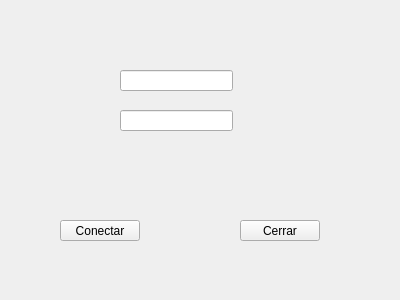
<?xml version="1.0" encoding="UTF-8"?>
<ui version="4.0">
 <class>Client</class>
 <widget class="QWidget" name="Client">
  <property name="geometry">
   <rect>
    <x>0</x>
    <y>0</y>
    <width>400</width>
    <height>300</height>
   </rect>
  </property>
  <property name="windowTitle">
   <string>Client</string>
  </property>
  <widget class="QLineEdit" name="lEdt_ip">
   <property name="geometry">
    <rect>
     <x>120</x>
     <y>70</y>
     <width>113</width>
     <height>21</height>
    </rect>
   </property>
  </widget>
  <widget class="QLineEdit" name="lEdt_port">
   <property name="geometry">
    <rect>
     <x>120</x>
     <y>110</y>
     <width>113</width>
     <height>21</height>
    </rect>
   </property>
  </widget>
  <widget class="QPushButton" name="pBtn_Connect">
   <property name="geometry">
    <rect>
     <x>60</x>
     <y>220</y>
     <width>80</width>
     <height>21</height>
    </rect>
   </property>
   <property name="text">
    <string>Conectar</string>
   </property>
  </widget>
  <widget class="QPushButton" name="pBtn_Close">
   <property name="geometry">
    <rect>
     <x>240</x>
     <y>220</y>
     <width>80</width>
     <height>21</height>
    </rect>
   </property>
   <property name="text">
    <string>Cerrar</string>
   </property>
  </widget>
 </widget>
 <resources/>
 <connections/>
</ui>
